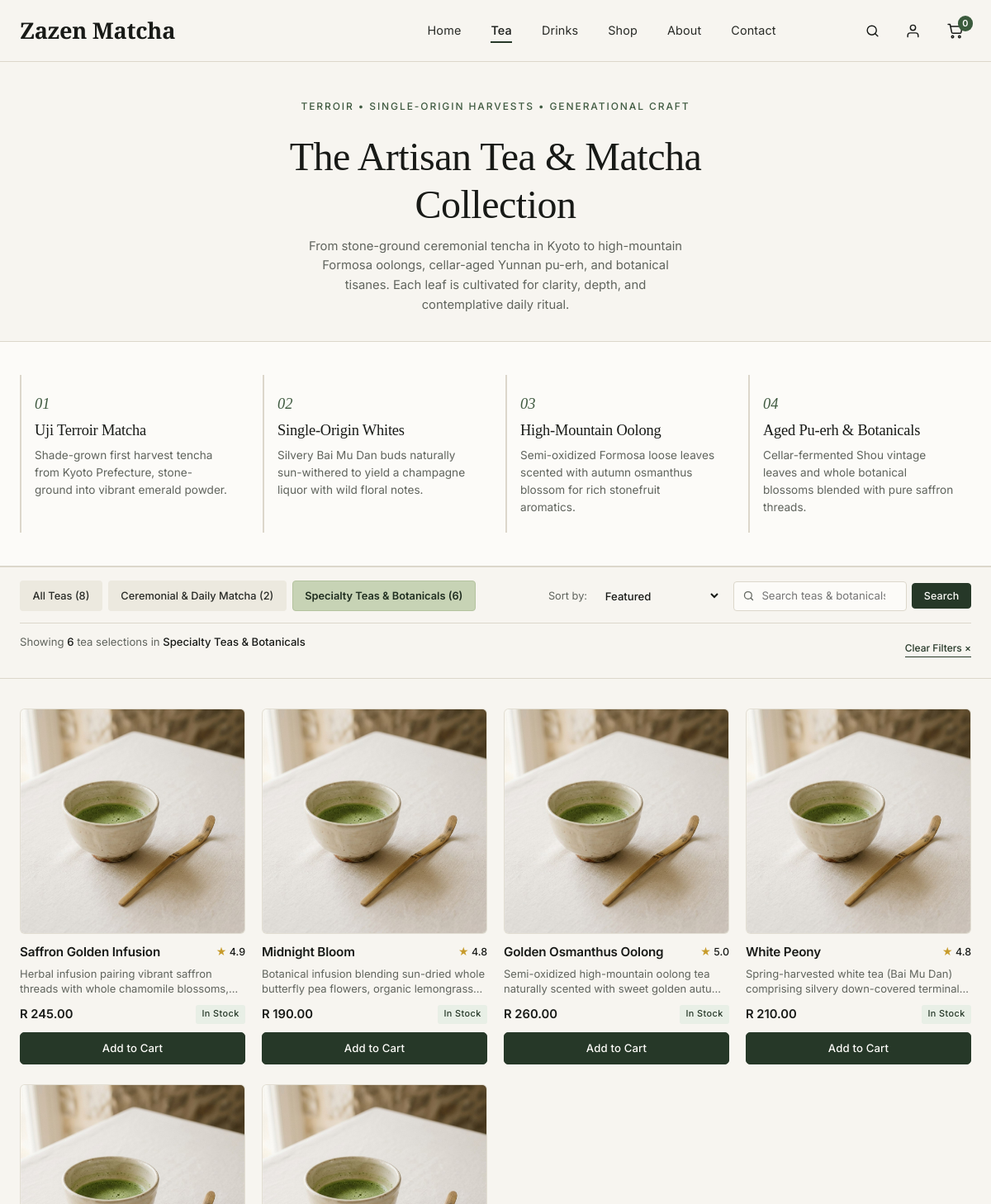
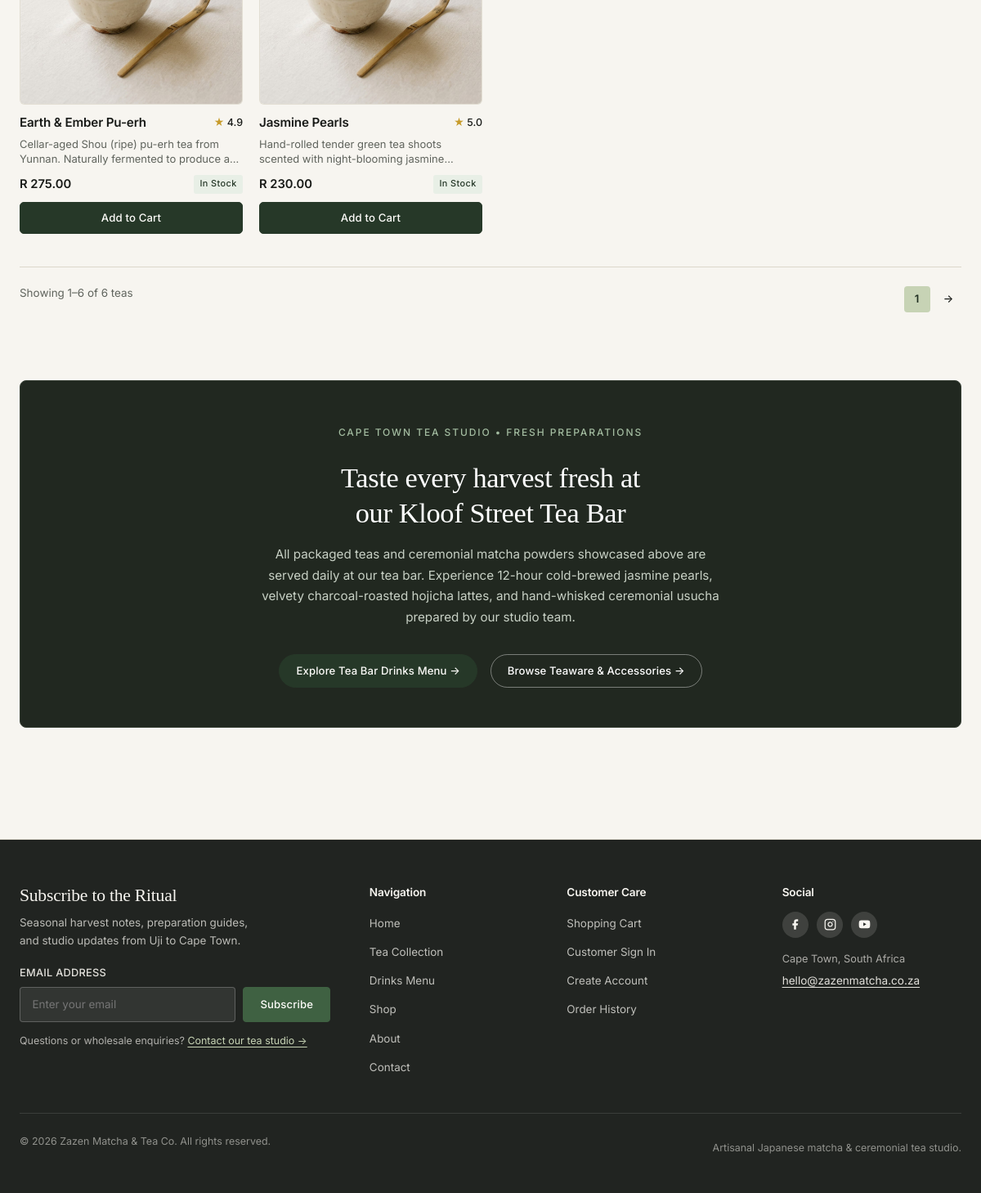
Screenshot of /customer/tea.php?category=4 with the database file from the repository (2 pictures, top to bottom).
### tables this page shows
CREATE TABLE `products` (
    `product_id` INT UNSIGNED NOT NULL AUTO_INCREMENT,
    `category_id` INT UNSIGNED NOT NULL,
    `name` VARCHAR(150) NOT NULL,
    `description` TEXT DEFAULT NULL,
    `price` DECIMAL(10, 2) NOT NULL,
    `stock_quantity` INT NOT NULL DEFAULT 0,
    `image` VARCHAR(255) DEFAULT NULL,
    `status` ENUM('active', 'inactive') NOT NULL DEFAULT 'active',
    `created_at` TIMESTAMP NOT NULL DEFAULT CURRENT_TIMESTAMP,
    `updated_at` TIMESTAMP NOT NULL DEFAULT CURRENT_TIMESTAMP ON UPDATE CURRENT_TIMESTAMP,
    PRIMARY KEY (`product_id`),
    KEY `idx_products_category` (`category_id`),
    KEY `idx_products_status` (`status`),
    CONSTRAINT `fk_products_category`
        FOREIGN KEY (`category_id`)
        REFERENCES `categories` (`category_id`)
        ON DELETE RESTRICT
        ON UPDATE CASCADE
);

### includes/functions.php (called while the page is built, shortened)
<?php
function e($value): string
{
    return htmlspecialchars((string) ($value ?? ''), ENT_QUOTES | ENT_SUBSTITUTE, 'UTF-8');
}
function format_price($amount): string
{
    return 'R ' . number_format((float) $amount, 2, '.', ',');
}
function db_fetch_all(PDO $pdo, string $sql, array $params = []): array
{
    $stmt = $pdo->prepare($sql);
    $stmt->execute($params);
    return $stmt->fetchAll();
}
function site_url(string $path = ''): string
{
    $cleanPath = ltrim($path, '/');
    return BASE_URL . '/' . $cleanPath;
}
function product_image_url(?string $imageFilename): string
{
    $filename = basename(trim((string) $imageFilename));
    if ($filename !== '') {
        $filePath = dirname(__DIR__) . '/images/products/' . $filename;
    }
    return site_url('images/products/placeholder.jpg');
}

### customer/tea.php (the view, shortened to what this page needs)
<?php
require_once dirname(__DIR__) . '/includes/db.php';
require_once dirname(__DIR__) . '/includes/functions.php';
$selectedCategoryId = 0;
if (isset($_GET['category']) && ctype_digit((string) $_GET['category'])) {
    $rawCatId = (int) $_GET['category'];
    if (in_array($rawCatId, [1, 4], true)) {
        $selectedCategoryId = $rawCatId;
    }
}
$searchTerm = '';
$sortOption = 'featured';
$allowedSorts = [
    'featured'   => 'p.category_id ASC, p.product_id ASC',
    'price_asc'  => 'p.price ASC, p.product_id ASC',
    'price_desc' => 'p.price DESC, p.product_id ASC',
    'name_asc'   => 'p.name ASC, p.product_id ASC',
];
$orderBySql = $allowedSorts[$sortOption];
$countsSql = "
    SELECT category_id, COUNT(*) AS cnt
    FROM products
    WHERE status = 'active' AND category_id IN (1, 4)
    GROUP BY category_id
";
$countRows = db_fetch_all($pdo, $countsSql);
$catCounts = [1 => 0, 4 => 0];
$totalTeaCount = 0;
foreach ($countRows as $cRow) {
    $cId = (int) $cRow['category_id'];
    $cnt = (int) $cRow['cnt'];
    $catCounts[$cId] = $cnt;
    $totalTeaCount += $cnt;
}
$whereClauses = ['p.status = :status', 'p.category_id IN (1, 4)'];
$queryParams  = ['status' => 'active'];
if ($selectedCategoryId > 0) {
    $whereClauses[]             = 'p.category_id = :category_id';
    $queryParams['category_id'] = $selectedCategoryId;
}
$whereSql = implode(' AND ', $whereClauses);
$productsSql = "
    SELECT
        p.product_id,
        p.category_id,
        p.name,
        p.description,
        p.price,
        p.stock_quantity,
        p.image,
        c.name AS category_name
    FROM products p
    INNER JOIN categories c ON p.category_id = c.category_id
    WHERE {$whereSql}
    ORDER BY {$orderBySql}
";
$products     = db_fetch_all($pdo, $productsSql, $queryParams);
$productCount = count($products);
$hasFilters   = ($selectedCategoryId > 0 || $searchTerm !== '' || $sortOption !== 'featured');
$ratingMap = [
    1  => '4.9',
    2  => '4.8',
    7  => '4.9',
    8  => '4.8',
    9  => '5.0',
    10 => '4.8',
    11 => '4.9',
    12 => '5.0',
];
function build_tea_filter_url(int $categoryId = 0, string $search = '', string $sort = 'featured'): string
{
    $params = [];
    if ($categoryId > 0) {
        $params['category'] = $categoryId;
    }
    $query = http_build_query($params);
    return site_url('customer/tea.php' . ($query !== '' ? '?' . $query : ''));
}
require_once dirname(__DIR__) . '/includes/header.php';
?>
<section class="shop-hero tea-page-hero" aria-labelledby="tea-heading">
    <div class="container">
        <div class="shop-hero-inner">
            <span class="eyebrow">Terroir &bull; Single-Origin Harvests &bull; Generational Craft</span>
            <h1 id="tea-heading" class="shop-title">The Artisan Tea &amp; Matcha Collection</h1>
            <p class="shop-subtitle">
                From stone-ground ceremonial tencha in Kyoto to high-mountain Formosa oolongs, cellar-aged Yunnan pu-erh, and botanical tisanes. Each leaf is cultivated for clarity, depth, and contemplative daily ritual.
            </p>
        </div>
    </div>
</section>
<section class="tea-terroir-strip" aria-label="Terroir and craftsmanship highlights">
    <div class="container">
        <div class="tea-terroir-grid">
            <div class="tea-terroir-item">
                <span class="terroir-num">01</span>
                <h3 class="terroir-title">Uji Terroir Matcha</h3>
                <p class="terroir-desc">Shade-grown first harvest tencha from Kyoto Prefecture, stone-ground into vibrant emerald powder.</p>
            </div>
            <div class="tea-terroir-item">
                <span class="terroir-num">02</span>
                <h3 class="terroir-title">Single-Origin Whites</h3>
                <p class="terroir-desc">Silvery Bai Mu Dan buds naturally sun-withered to yield a champagne liquor with wild floral notes.</p>
            </div>
            <div class="tea-terroir-item">
                <span class="terroir-num">03</span>
                <h3 class="terroir-title">High-Mountain Oolong</h3>
                <p class="terroir-desc">Semi-oxidized Formosa loose leaves scented with autumn osmanthus blossom for rich stonefruit aromatics.</p>
            </div>
            <div class="tea-terroir-item">
                <span class="terroir-num">04</span>
                <h3 class="terroir-title">Aged Pu-erh &amp; Botanicals</h3>
                <p class="terroir-desc">Cellar-fermented Shou vintage leaves and whole botanical blossoms blended with pure saffron threads.</p>
            </div>
        </div>
    </div>
</section>
<section class="shop-controls-section" aria-label="Tea collection filters and search">
    <div class="container">
        <div class="shop-toolbar">
            <nav class="category-filter-nav" aria-label="Filter teas by category">
                <ul class="category-filter-list">
                    <li>
                        <a href="<?php echo e(build_tea_filter_url(0, $searchTerm, $sortOption)); ?>"
                           class="category-pill <?php echo $selectedCategoryId === 0 ? 'is-active' : ''; ?>"
                           <?php echo $selectedCategoryId === 0 ? 'aria-current="true"' : ''; ?>>
                            All Teas (<?php echo (int) $totalTeaCount; ?>)
                        </a>
                    </li>
                    <li>
                        <a href="<?php echo e(build_tea_filter_url(1, $searchTerm, $sortOption)); ?>"
                           class="category-pill <?php echo $selectedCategoryId === 1 ? 'is-active' : ''; ?>"
                           <?php echo $selectedCategoryId === 1 ? 'aria-current="true"' : ''; ?>>
                            Ceremonial &amp; Daily Matcha (<?php echo (int) ($catCounts[1] ?? 0); ?>)
                        </a>
                    </li>
                    <li>
                        <a href="<?php echo e(build_tea_filter_url(4, $searchTerm, $sortOption)); ?>"
                           class="category-pill <?php echo $selectedCategoryId === 4 ? 'is-active' : ''; ?>"
                           <?php echo $selectedCategoryId === 4 ? 'aria-current="true"' : ''; ?>>
                            Specialty Teas &amp; Botanicals (<?php echo (int) ($catCounts[4] ?? 0); ?>)
                        </a>
                    </li>
                </ul>
            </nav>
            <form action="<?php echo e(site_url('customer/tea.php')); ?>" method="get" class="shop-search-form" role="search">
                <div class="shop-sort-group">
                    <label for="tea-sort-select" class="shop-sort-label">Sort by:</label>
                    <select id="tea-sort-select" name="sort" class="shop-sort-select" onchange="this.form.submit()">
                        <option value="featured" <?php echo $sortOption === 'featured' ? 'selected' : ''; ?>>Featured</option>
                    </select>
                </div>
                <div class="search-input-group">
                    <span class="search-input-icon" aria-hidden="true">
                    </span>
                    <input
                        type="search"
                        id="tea-search-input"
                        name="search"
                        value="<?php echo e($searchTerm); ?>"
                        placeholder="Search teas &amp; botanicals..."
                        class="shop-search-input"
                    >
                    <button type="submit" class="btn btn-primary shop-search-btn">
                        Search
                    </button>
                </div>
            </form>
        </div>
        <?php if ($hasFilters): ?>
            <div class="shop-meta-bar">
                <p class="shop-result-count" aria-live="polite">
                    Showing <strong><?php echo (int) $productCount; ?></strong>
                    <?php echo $productCount === 1 ? 'tea selection' : 'tea selections'; ?>
                    <?php if ($selectedCategoryId === 1): ?>
                        in <span>Matcha Powders</span>
                    <?php elseif ($selectedCategoryId === 4): ?>
                        in <span>Specialty Teas &amp; Botanicals</span>
                    <?php endif; ?>
                </p>
                <a href="<?php echo e(site_url('customer/tea.php')); ?>" class="clear-filters-link">
                    Clear Filters &times;
                </a>
            </div>
        <?php endif; ?>
    </div>
</section>
<section class="section shop-catalogue-section" aria-label="Tea catalogue listing">
    <div class="container">
        <?php if (!empty($products)): ?>
            <div class="shop-product-grid">
                <?php foreach ($products as $product): ?>
                    <?php
                    $productId   = (int) $product['product_id'];
                    $productUrl  = site_url('customer/product.php?id=' . $productId);
                    $imageUrl    = product_image_url($product['image']);
                    $stockQty    = (int) $product['stock_quantity'];
                    $isInStock   = ($stockQty > 0);
                    $isLowStock  = ($stockQty > 0 && $stockQty <= 10);
                    $ratingValue = $ratingMap[$productId] ?? '4.9';
                    ?>
                    <article class="product-card shop-product-card">
                        <a href="<?php echo e($productUrl); ?>" class="product-card-media" aria-label="View <?php echo e($product['name']); ?>">
                            <img
                                src="<?php echo e($imageUrl); ?>"
                                alt="<?php echo e($product['name']); ?>"
                                width="1000"
                                height="1000"
                                loading="lazy"
                            >
                        </a>
                        <div class="product-card-body">
                            <div class="shop-card-header-row">
                                <h2 class="product-card-title">
                                    <a href="<?php echo e($productUrl); ?>">
                                        <?php echo e($product['name']); ?>
                                    </a>
                                </h2>
                                <span class="shop-card-rating" aria-label="Rated <?php echo e($ratingValue); ?> out of 5 stars">
                                    <span class="star-glyph" aria-hidden="true">&#9733;</span> <?php echo e($ratingValue); ?>
                                </span>
                            </div>
                            <p class="product-card-desc">
                                <?php echo e($product['description']); ?>
                            </p>
                            <div class="product-card-meta">
                                <span class="product-card-price"><?php echo e(format_price($product['price'])); ?></span>
                                <?php if ($isLowStock): ?>
                                    <span class="stock-badge stock-low">Low Stock (<?php echo $stockQty; ?> left)</span>
                                <?php elseif ($isInStock): ?>
                                    <span class="stock-badge stock-in">In Stock</span>
                                <?php else: ?>
                                    <span class="stock-badge stock-out">Out of Stock</span>
                                <?php endif; ?>
                            </div>
                            <div class="product-card-footer">
                                <?php if ($isInStock): ?>
                                    <form action="<?php echo e($productUrl); ?>" method="post" class="card-quick-add-form">
                                        <button type="submit" class="btn btn-primary btn-card-full" aria-label="Add <?php echo e($product['name']); ?> to cart">
                                            Add to Cart
                                        </button>
                                    </form>
                                <?php else: ?>
                                    <a href="<?php echo e($productUrl); ?>" class="btn btn-outline btn-card-full">
                                        View Details
                                    </a>
                                <?php endif; ?>
                            </div>
                        </div>
                    </article>
                <?php endforeach; ?>
            </div>
            <div class="shop-pagination-bar">
                <p class="shop-result-count" aria-live="polite">
                    Showing 1&ndash;<?php echo (int) $productCount; ?> of <?php echo (int) $productCount; ?>
                    <?php echo $productCount === 1 ? 'tea' : 'teas'; ?>
                </p>
                <nav class="shop-pagination" aria-label="Pagination">
                    <span class="pagination-pill is-active" aria-current="page">1</span>
                    <a href="<?php echo e(build_tea_filter_url($selectedCategoryId, $searchTerm, $sortOption)); ?>" class="pagination-pill" aria-label="Next page">&rarr;</a>
                </nav>
            </div>
        <?php endif; ?>
    </div>
</section>
<section class="section tea-studio-banner-section" aria-labelledby="studio-banner-heading">
    <div class="container">
        <div class="tea-studio-banner">
            <div class="tea-studio-banner-content">
                <span class="eyebrow">Cape Town Tea Studio &bull; Fresh Preparations</span>
                <h2 id="studio-banner-heading" class="tea-studio-banner-title">
                    Taste every harvest fresh at our Kloof Street Tea Bar
                </h2>
                <p class="tea-studio-banner-text">
                    All packaged teas and ceremonial matcha powders showcased above are served daily at our tea bar. Experience 12-hour cold-brewed jasmine pearls, velvety charcoal-roasted hojicha lattes, and hand-whisked ceremonial usucha prepared by our studio team.
                </p>
                <div class="tea-studio-banner-actions">
                    <a href="<?php echo e(site_url('index.php#tea-bar')); ?>" class="btn btn-primary btn-pill">
                        Explore Tea Bar Drinks Menu &rarr;
                    </a>
                    <a href="<?php echo e(site_url('customer/products.php')); ?>" class="btn btn-outline btn-pill">
                        Browse Teaware &amp; Accessories &rarr;
                    </a>
                </div>
            </div>
        </div>
    </div>
</section>
<?php
require_once dirname(__DIR__) . '/includes/footer.php';

### rows the page displays
products: name "Saffron Golden Infusion", product_id "4.9", description "Herbal infusion pairing vibrant saffron threads with whole chamomile…", price "R 245.00", stock_quantity "In Stock"
products: name "Midnight Bloom", product_id "4.8", description "Botanical infusion blending sun-dried whole butterfly pea flowers, organic…", price "R 190.00", stock_quantity "In Stock"
products: name "Golden Osmanthus Oolong", product_id "5.0", description "Semi-oxidized high-mountain oolong tea naturally scented with sweet golden…", price "R 260.00", stock_quantity "In Stock"
products: name "White Peony", product_id "4.8", description "Spring-harvested white tea (Bai Mu Dan) comprising silvery down-covered…", price "R 210.00", stock_quantity "In Stock"
products: name "Earth & Ember Pu-erh", product_id "4.9", description "Cellar-aged Shou (ripe) pu-erh tea from Yunnan. Naturally fermented to produce…", price "R 275.00", stock_quantity "In Stock"
products: name "Jasmine Pearls", product_id "5.0", description "Hand-rolled tender green tea shoots scented with night-blooming…", price "R 230.00", stock_quantity "In Stock"

### other values shown
$cartItemCount "0"
$totalTeaCount "8"
$catCounts[1] "2"
$catCounts[4] "6"
$productCount "6"
